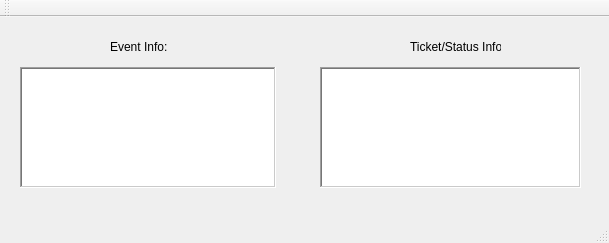
<?xml version="1.0" encoding="UTF-8"?>
<ui version="4.0">
 <class>MainWindow</class>
 <widget class="QMainWindow" name="MainWindow">
  <property name="geometry">
   <rect>
    <x>0</x>
    <y>0</y>
    <width>609</width>
    <height>243</height>
   </rect>
  </property>
  <property name="windowTitle">
   <string>MainWindow</string>
  </property>
  <widget class="QWidget" name="centralwidget">
   <widget class="QTextBrowser" name="ticketsInfo">
    <property name="geometry">
     <rect>
      <x>320</x>
      <y>50</y>
      <width>261</width>
      <height>121</height>
     </rect>
    </property>
    <property name="frameShape">
     <enum>QFrame::WinPanel</enum>
    </property>
   </widget>
   <widget class="QLabel" name="lblTicket">
    <property name="geometry">
     <rect>
      <x>410</x>
      <y>20</y>
      <width>91</width>
      <height>20</height>
     </rect>
    </property>
    <property name="text">
     <string>Ticket/Status Info:</string>
    </property>
   </widget>
   <widget class="QTextBrowser" name="eventsInfo">
    <property name="geometry">
     <rect>
      <x>20</x>
      <y>50</y>
      <width>256</width>
      <height>121</height>
     </rect>
    </property>
    <property name="frameShape">
     <enum>QFrame::WinPanel</enum>
    </property>
   </widget>
   <widget class="QLabel" name="lblEvent">
    <property name="geometry">
     <rect>
      <x>110</x>
      <y>20</y>
      <width>61</width>
      <height>20</height>
     </rect>
    </property>
    <property name="text">
     <string>Event Info:</string>
    </property>
   </widget>
  </widget>
  <widget class="QStatusBar" name="statusbar"/>
  <widget class="QToolBar" name="toolBar">
   <property name="windowTitle">
    <string>toolBar</string>
   </property>
   <attribute name="toolBarArea">
    <enum>TopToolBarArea</enum>
   </attribute>
   <attribute name="toolBarBreak">
    <bool>false</bool>
   </attribute>
  </widget>
 </widget>
 <resources/>
 <connections/>
</ui>
